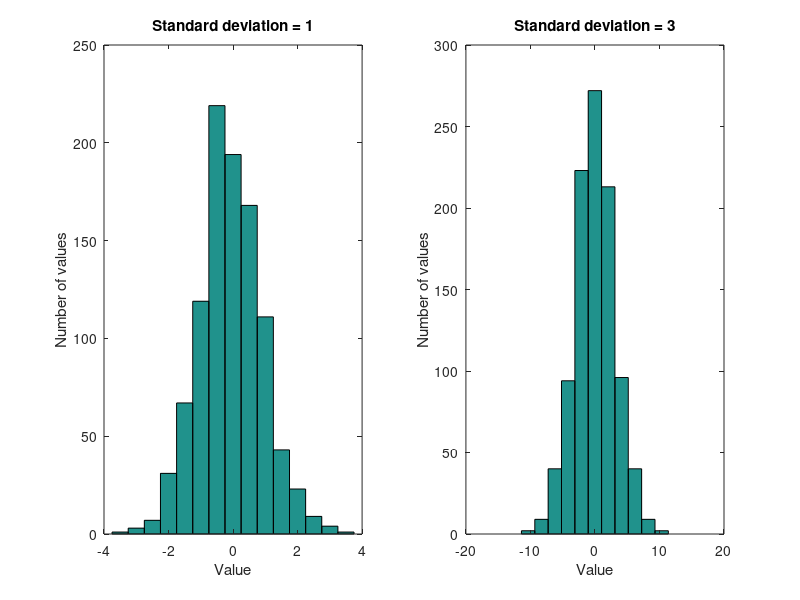
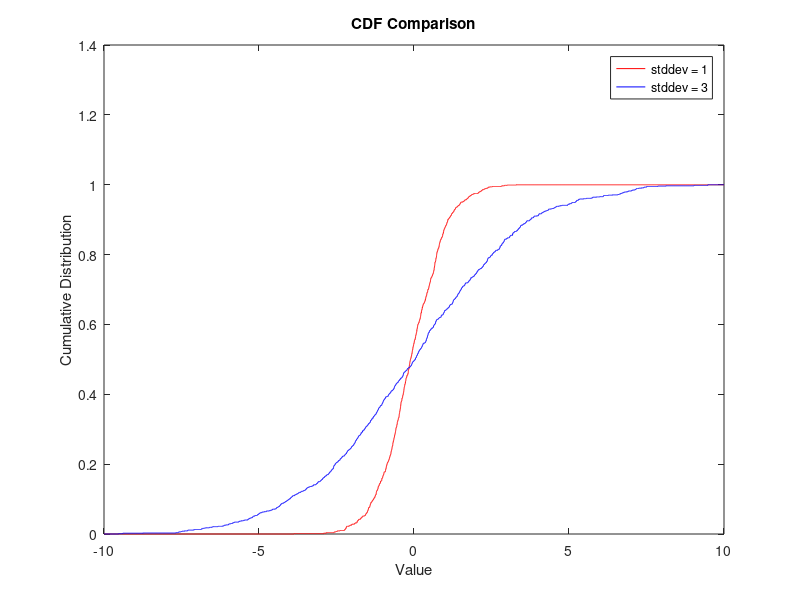

These charts were generated, in order, by the following MATLAB code: (Note: this script raises an error after producing the figures.)
clear; clc;

% Create an array of 1000 values from a Gaussian with zero mean and one stddev
x = randn(1000,1);

% Create an array of 1000 values from a Gaussian with zero mean and 3 stddev
y = 3*randn(1000,1);

%PLot histograms
figure('Name','CDF comparison of Gaussians with Standard deviation 1 vs. 3');
subplot(1,2,1);
hist(x,[-3.5:0.5:3.5]);
xlabel('Value');
ylabel('Number of values');
title('Standard deviation = 1');
subplot(1,2,2);
hist(y,[-14.5:2.07:14.5]);
xlabel('Value');
ylabel('Number of values');
title('Standard deviation = 3');

%Create and plot CDFs
[nx, xb] = hist(x,[-10:0.001:10]);
[ny, yb] = hist(y,[-10:0.001:10]);

xx = cumsum(nx/sum(nx)); %normalized CDF function to max=1
yy = cumsum(ny/sum(ny));

figure();
plot(xb,xx,'r');
hold on;
plot(yb,yy,'b');
xlabel('Value');
ylabel('Cumulative Distribution');
title('CDF Comparison');
legend('stddev = 1','stddev = 3');

% Compute Smirnov test stastic
D_s = max(abs(xx-yy));

%Find D_S value for confidence of 0.1
D_s_1 = (-(1/2)*((1/1000)+(1/1000))*log(0.1/2))^(1/2);

fprintf('For the null hypothesis to be rejected with confidence 0.1, D_s > %4.5f\n',D_s_1);
fprintf('D_s = %4.5f, which is greater than the needed value\n',D_s);
fprintf('The null hypothesis is rejected with a confidence of 0.1\n\n');

% Find number of runs needed to find at least 1 non-reject at 0.1 confidence
[h, p, D_s_1lim] = kstest2(x,y,0.1);

fprintf('One not rejected conclusion at 0.1 confidence level occurs every %1.5e runs\n\n',p);


for i=1:1000
   diff(i) = ((y(i)-x(i))^2)/x(i);
end

chi2 = sum(diff);

fprintf('chi-squared = %4.5f\n',chi2);
